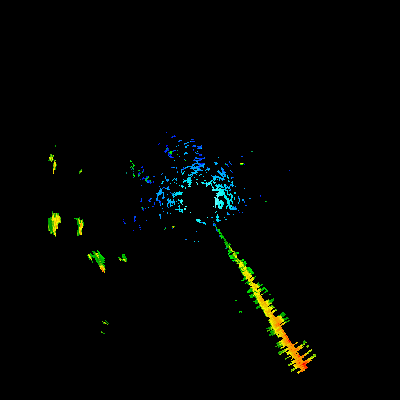
#> input picture radar_img/last_redemet.png, 400 x 400 px
$ jupyter execute --allow-errors RadarAlert.ipynb   (shell and % lines are left out)
#> lines starting #> are read from the running program, lines starting #| are printed output that depends on the picture
#> (a cell that did not finish here is left out)

[cell 2]
#RAIOS
from pykml import parser
import urllib.request
import numpy as np


url = 'http://www.zeus.iag.usp.br/linet/linet_0-15.kml'
#> (the rest of this cell did not finish here and is left out)

[cell 3]
from sklearn.cluster import DBSCAN
from scipy.spatial import ConvexHull
import numpy as np
import matplotlib.pyplot as plt
import time
import shapefile
from matplotlib.patches import Polygon as poli
from shapely.geometry import Polygon
from shapely.geometry import Point

# [17 lines left out: function shapePatch, not called in this run]


start = time.time()
raio = 10000
r_d = raio/110744
buffer_ratio = (r_d)*(1-0.99919687401213+1) #Variavel que converte buffer em metros

#Cluester em DBSCAN dos pontos. de 1400 foi pra 160
#> (the rest of this cell did not finish here and is left out)

[cell 4]
#!/usr/bin/env python3
#-*- coding:utf-8 -*-
import numpy as np
import netCDF4 as nc
import argparse
import yaml
import shapefile
import datetime
import gc

gc.enable()


# [106 lines left out: functions calc_lat_lon, create_NC_dimension, create_NC, update_NC, insert_stations, insert_cityshape, not called in this run]

parser = argparse.ArgumentParser(
    description="This script creates a NetCDF with station points")
parser.add_argument('-y', help="Path to SHAPEFILE containd all cities",
                    action='store', required=True, dest='SHP_FILE')
parser.add_argument('-n', help="File name for output netCDF4 file",
                    action='store', required=True, dest='NC_FILE')
args = parser.parse_args()


#> (the rest of this cell did not finish here and is left out)

GID_0: BRA
NAME_0:Country name eg: Brazil
GID_1: BRA.1_1
NAME_1: Estate name (eg: São Paulo)
VARNAME_1: ''
NL_NAME_1: ''
NAME_2: Campinas
VARNAME_2: ''
NL_NAME_2: ''
TYPE_1: Estado
ENGTYPE_1: State
CC_1: ''
HASC_1: BR.AC

dataSource = ogr.Open(daShapefile)
daLayer = dataSource.GetLayer(0)
layerDefinition = daLayer.GetLayerDefn()
feature = daLayer.GetNextFeature()
while feature:
    print(feature)
    # do something here
    feature = daLayer.GetNextFeature()
daLayer.ResetReading()

for i in range(layerDefinition.GetFieldCount()):
    fieldName =  layerDefinition.GetFieldDefn(i).GetName()
    fieldTypeCode = layerDefinition.GetFieldDefn(i).GetType()
    fieldType = layeimport matplotlib.pyplot as plt
import cartopy.crs as ccrs
from cartopy.io.shapereader import Reader
import shapefile
import time

start = time.time()
fname = 'gadm/gadm36_BRA_2.shp'
fname2 = 'gadm/gadm36_BRA_1.shp'

ax = plt.axes(projection=ccrs.Robinson())
ax.set_extent([-54, -44, -25.5, -19.5])

sf = Reader(fname)

print (sf.records())rDefinition.GetFieldDefn(i).GetFieldTypeName(fieldTypeCode)
    fieldWidth = layerDefinition.GetFieldDefn(i).GetWidth()
    GetPrecision = layerDefinition.GetFieldDefn(i).GetPrecision()

    print (fieldName + " - " + fieldType+ " " + str(fieldWidth) + " " + str(GetPrecision))

PLOT DO MAPA DE SAO PAULO COM SHAPEFILE DOS MUNICIPIOS

[cell 5]
import matplotlib.pyplot as plt
import cartopy.crs as ccrs
from cartopy.io.shapereader import Reader
import shapefile
import time

start = time.time()
fname = 'gadm/gadm36_BRA_2.shp'
fname2 = 'gadm/gadm36_BRA_1.shp'

#> (the rest of this cell did not finish here and is left out)

DOWNLOAD DE IMAGEM DE RADAR DO IPMET

[cell 6]
minuto = ['00', '15', '30', '45']
segundo = '00'
#> (the rest of this cell did not finish here and is left out)

[cell 7]
'''
    Redemet = 250km, IPMet = 450km
    SaoRoque: -23.599125, -47.098079
    Bauru: -22.358320, -49.027717
    Pres. Pru.: -22.175117, -51.374331
    Valores Graus em Metros para -23°:
    https://msi.nga.mil/msisitecontent/staticfiles/calculators/degree.html
    Lat = 110744
    Lon = 102523

    lat = 0 -> 1°lonDistance = 111319m

    Raio do Buffer = 99,919687401213%
'''

from math import cos
from math import radians as rad
from PIL import Image, ImageFilter
import numpy as np
import time

from sklearn.cluster import DBSCAN
import shapefile
from matplotlib.patches import Polygon as poli

import matplotlib.pyplot as plt
import matplotlib.image as mpimg
from shapely.geometry import Polygon
from shapely.geometry import Point
start = time.time()
#Pegar localizaçao do Radar(lat,lon)
radarSR = [-23.599125, -47.098079]
radarBU = [-22.358320, -49.027717]
radarDN = [-22.175117, -51.374331]

#Pegar raio de cobertura do radar(metros ou km)
radiusRM = 400000
radiusIP = 450000

#converter raio em delta(lat e lon)
#deltaLon = cos(rad(-23))*111319
deltaLon = radiusRM/102523
deltaLat = radiusRM/110744

#Somar delta(lat/lon) com posiçao pra achar o lat/lon max. O oposto pro min
minLon = radarSR[1]-deltaLon
maxLon = radarSR[1]+deltaLon

minLat = radarSR[0]-deltaLat
maxLat = radarSR[0]+deltaLat
#Criar uma matriz que vai de MIN até MAX com skip de (MAX-MIN)/(# pixels da img)
#Importar imagem
imgMpl = mpimg.imread('radar_img/last_redemet.png')
#> imgMpl is the input picture: shape (400, 400, 3) float32; mean R, G, B 0.00863, 0.016, 0.00732
imgPil = Image.open('radar_img/last_redemet.png')

nPoints = imgPil.size[0]
#> nPoints = 400

lats = np.linspace(maxLat, minLat, nPoints)
lons = np.linspace(minLon, maxLon, nPoints)
#> lons = 400 values from -51 to -43.2
coords = np.array(np.meshgrid(lats, lons)).swapaxes(0,2)

end = time.time()
print(end-start)
#Ler cada pixel e saber o que to lendo

start = time.time()
imgMpl = np.array(imgMpl)

#print(np.unique(imgMpl.reshape(-1, imgMpl.shape[2]), axis=0))

#Filta azul claro, vazios e azuis
filterCoords = coords[np.invert(np.all(imgMpl, axis=2))]
#> filterCoords = 159246 pairs, first value -27.21 to -19.99, second value -51 to -43.2
filterPixels = imgMpl[np.invert(np.all(imgMpl, axis=2))]

filterCoords = filterCoords[np.any(filterPixels, axis=1)]
#> filterCoords = 2811 pairs, first value -26.74 to -22.38, second value -50.06 to -44.84
filterPixels = filterPixels[np.any(filterPixels, axis=1)]
#> filterPixels = 2811 rows, first 8: [0, 0.165, 0.965], [0, 0.102, 0.965], [0, 0.439, 0.541], [0, 0.0392, 0.965], [0, 0.294, 0.965], [0, 0.0392, 0.965], [0, 0.0392, 0.929], [0, 0.102, 0.965]

filterCoords = filterCoords[filterPixels[:,0]>filterPixels[:,1]]
#> filterCoords = 1057 pairs, first value -26.74 to -22.83, second value -50.04 to -44.92
filterPixels = filterPixels[filterPixels[:,0]>filterPixels[:,1]]
#> filterPixels = 1057 rows, first 8: [0.996, 0.988, 0], [0.984, 0.965, 0], [0.949, 0.867, 0], [0.984, 0.965, 0], [0.984, 0.965, 0], [0.918, 0.796, 0], [0.976, 0.941, 0], [0.957, 0.89, 0]

filterCoords = filterCoords[filterPixels[:,1]<=0.8]
#> filterCoords = 627 pairs, first value -26.72 to -22.92, second value -49.96 to -44.92
filterPixels = filterPixels[filterPixels[:,1]<=0.8]
#> filterPixels = 627 rows, first 8: [0.918, 0.796, 0], [0.918, 0.796, 0], [0.929, 0.71, 0], [0.922, 0.729, 0], [0.976, 0.612, 0], [0.929, 0.71, 0], [0.918, 0.796, 0], [0.91, 0.749, 0]

db = DBSCAN(eps=0.09, min_samples=10).fit(filterCoords)
core_samples_mask = np.zeros_like(db.labels_, dtype=bool)
core_samples_mask[db.core_sample_indices_] = True
labels = db.labels_
#> labels = 627 values, max 2 at index 71, min -1 at index 0, mean 1.73
unique_labels = set(labels)
#> unique_labels = 4 items
print(unique_labels)
#| {0, 1, 2, -1}

end = time.time()
print(end-start)
print (filterPixels.shape)
#| (627, 3)

#Abre os arquivos shapefile do BR
fname2 = 'gadm/gadm36_BRA_2.shp'
fname1 = 'gadm/gadm36_BRA_1.shp'
fname0 = 'gadm/BRMUE250GC_SIR.shp'


#> (the rest of this cell did not finish here and is left out)

CONVERÇAO DE IMAGEM PRA POSICAO

[cell 8]
import numpy as np
import cv2
from PIL import Image, ImageFilter


img = Image.open('radar_img/last_ipmet.gif',)
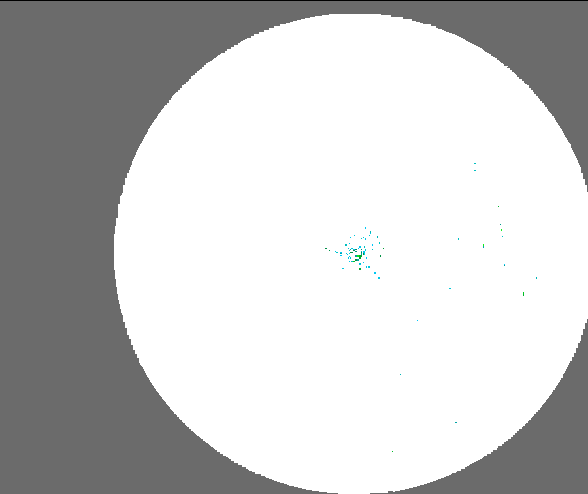
#> input picture radar_img/last_ipmet.gif, 588 x 494 px
#> img is the input picture: PIL image 588x494 P; mean R, G, B, A 39.9, 40, 40, 95.8
img.save("radar_img/last_ipmet.tiff",'tiff', optimize=True, quality=100)

src_filename ='radar_img/last_ipmet.tiff'
dst_filename = 'radar_img/dest.tiff'

img4=np.array(img.convert('RGB'))
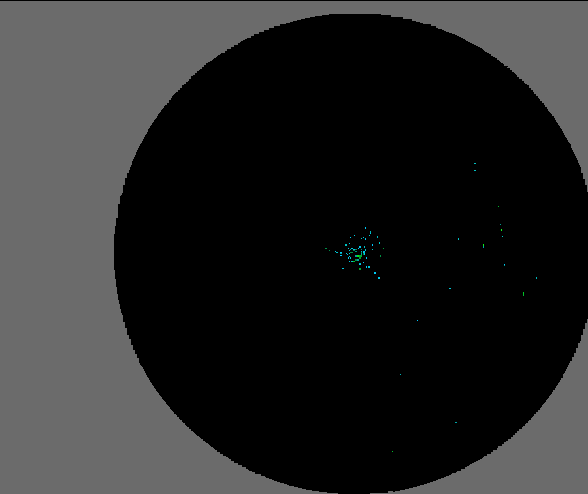
#> img4: shape (494, 588, 3); mean R, G, B 39.9, 40, 40
print(img4.shape)
#| (494, 588, 3)
img2 = cv2.imread(src_filename)
print (img2.shape)
#| (494, 588, 3)
img5=img2-img4
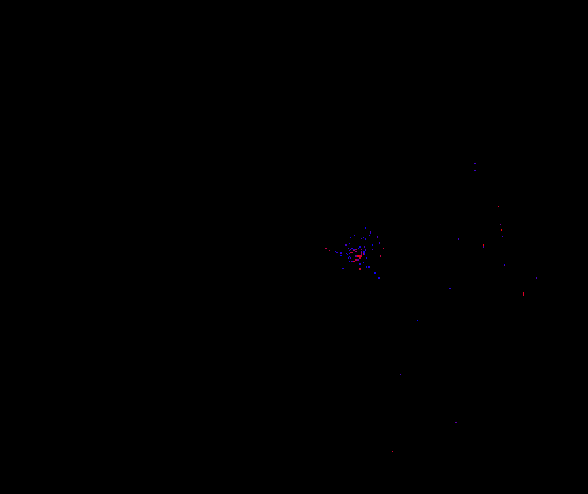
#> img5: shape (494, 588, 3); mean B, G, R 0.1, 0, 0.1

img3 = cv2.imread('radar_img/last_ipmet.gif')
color=('r', 'g', 'b')
for i, col in enumerate(color):
    hist = cv2.calcHist([img5],[i],None,[256],[110,256])
    plt.plot(hist,color=col)
    plt.xlim([0,256])
plt.show()
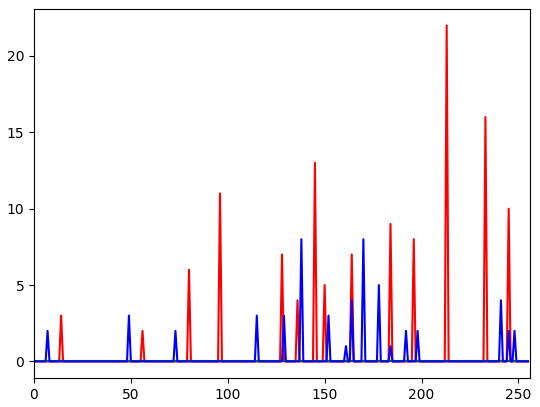
#> figure drawn by matplotlib, 1 panel; curve peaks at x = 213, y = 22; curve peaks at x = 138, y = 8
